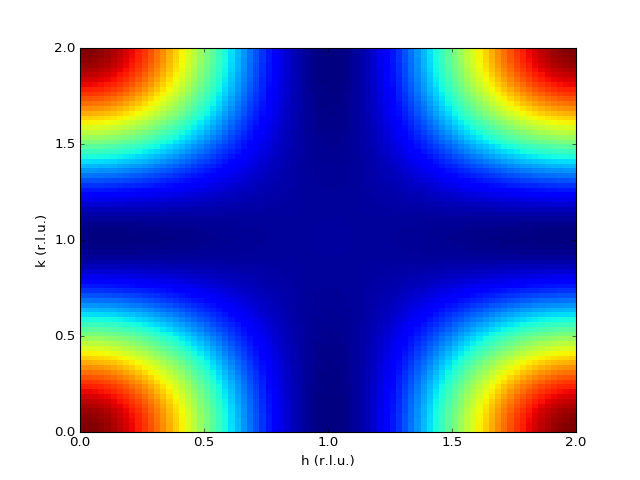

Reproduce this figure in Python.
from neutronpy import Material
import numpy as np
import matplotlib.pyplot as plt
from matplotlib import cm
h, k = np.meshgrid(np.linspace(0, 2, 81), np.linspace(0, 2, 81))
def_FeTe = {'name': 'Fe1.1Te',
            'composition': [{'ion': 'Fe', 'pos': [0.75, 0.25, 0.0]},
                            {'ion': 'Fe', 'pos': [0.25, 0.75, 0.0]},
                            {'ion': 'Te', 'pos': [0.25, 0.25, 0.2839]},
                            {'ion': 'Te', 'pos': [0.75, 0.75, -0.2839]},
                            {'ion': 'Fe', 'pos': [0.25, 0.25, 0.721], 'occupancy': 0.1},
                            {'ion': 'Fe', 'pos': [0.75, 0.75, -0.721], 'occupancy': 0.1}],
            'debye-waller': False,
            'massNorm': False,
            'lattice': {'abc': [3.81, 3.81, 6.25],
                        'abg': [90, 90, 90]}}
FeTe = Material(def_FeTe)
str_fac = 0.25 * (np.abs(FeTe.calc_nuc_str_fac((h, k, 0))) ** 2 +
                  np.abs(FeTe.calc_nuc_str_fac((-h, k, 0))) ** 2 +
                  np.abs(FeTe.calc_nuc_str_fac((h, -k, 0))) ** 2 +
                  np.abs(FeTe.calc_nuc_str_fac((-h, -k, 0))) ** 2)
plt.pcolormesh(h, k, str_fac, cmap=cm.jet)
plt.xlabel('h (r.l.u.)')
plt.ylabel('k (r.l.u.)')
plt.show()
